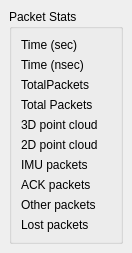
<?xml version="1.0" encoding="UTF-8"?>
<ui version="4.0">
 <class>StatsDock</class>
 <widget class="QDockWidget" name="StatsDock">
  <property name="geometry">
   <rect>
    <x>0</x>
    <y>0</y>
    <width>93</width>
    <height>219</height>
   </rect>
  </property>
  <property name="windowTitle">
   <string>L2 packet stats</string>
  </property>
  <widget class="QWidget" name="dockContents">
   <layout class="QVBoxLayout" name="mainLayout">
    <item>
     <widget class="QGroupBox" name="grpStats">
      <property name="title">
       <string>Packet Stats</string>
      </property>
      <layout class="QFormLayout" name="StatsLayout">
       <item row="0" column="0">
        <widget class="QLabel" name="lblTimeSecText">
         <property name="text">
          <string>Time (sec)</string>
         </property>
        </widget>
       </item>
       <item row="0" column="1">
        <widget class="QLabel" name="lblTimeSecValue"/>
       </item>
       <item row="1" column="0">
        <widget class="QLabel" name="lblTimeNSecText">
         <property name="text">
          <string>Time (nsec)</string>
         </property>
        </widget>
       </item>
       <item row="1" column="1">
        <widget class="QLabel" name="lblTimeNSecValue"/>
       </item>
       <item row="2" column="0">
        <widget class="QLabel" name="lblTotalText">
         <property name="text">
          <string>TotalPackets</string>
         </property>
        </widget>
       </item>
       <item row="2" column="1">
        <widget class="QLabel" name="lblTotalValue"/>
       </item>
       <item row="3" column="0">
        <widget class="QLabel" name="lblTotalText">
         <property name="text">
          <string>Total Packets</string>
         </property>
        </widget>
       </item>
       <item row="3" column="1">
        <widget class="QLabel" name="lblTotalValue"/>
       </item>
       <item row="4" column="0">
        <widget class="QLabel" name="lbl3DText">
         <property name="text">
          <string>3D point cloud</string>
         </property>
        </widget>
       </item>
       <item row="4" column="1">
        <widget class="QLabel" name="lbl3DValue"/>
       </item>
       <item row="5" column="0">
        <widget class="QLabel" name="lbl2DText">
         <property name="text">
          <string>2D point cloud</string>
         </property>
        </widget>
       </item>
       <item row="5" column="1">
        <widget class="QLabel" name="lbl2DValue"/>
       </item>
       <item row="6" column="0">
        <widget class="QLabel" name="lblIMUText">
         <property name="text">
          <string>IMU packets</string>
         </property>
        </widget>
       </item>
       <item row="6" column="1">
        <widget class="QLabel" name="lblIMUValue"/>
       </item>
       <item row="7" column="0">
        <widget class="QLabel" name="lblACKText">
         <property name="text">
          <string>ACK packets</string>
         </property>
        </widget>
       </item>
       <item row="7" column="1">
        <widget class="QLabel" name="lblACKValue"/>
       </item>
       <item row="8" column="0">
        <widget class="QLabel" name="lblOtherText">
         <property name="text">
          <string>Other packets</string>
         </property>
        </widget>
       </item>
       <item row="8" column="1">
        <widget class="QLabel" name="lblOtherValue"/>
       </item>
       <item row="9" column="0">
        <widget class="QLabel" name="lblLostText">
         <property name="text">
          <string>Lost packets</string>
         </property>
        </widget>
       </item>
       <item row="9" column="1">
        <widget class="QLabel" name="lblLostValue"/>
       </item>
      </layout>
     </widget>
    </item>
    <item>
     <spacer name="verticalSpacer">
      <property name="orientation">
       <enum>Qt::Orientation::Vertical</enum>
      </property>
      <property name="sizeHint" stdset="0">
       <size>
        <width>20</width>
        <height>40</height>
       </size>
      </property>
     </spacer>
    </item>
   </layout>
  </widget>
 </widget>
 <resources/>
 <connections/>
</ui>
